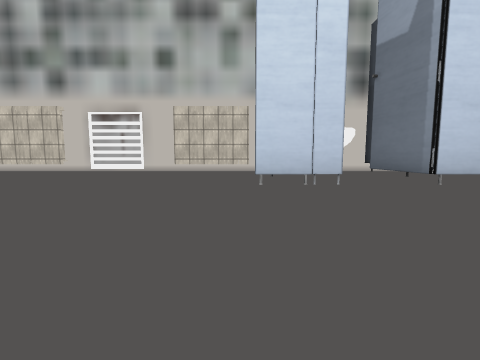
view 1 (above)

16 first-person views from a walk through a scene from a Unity 3-D project. The camera is 1.3 m above the floor, tilts 6° down and sees 85° across. The floor is counted in squares, 2.43 m on a side. Each view is taken from the middle of a square. On the plan, view 1 faces up. The plan holds only what a view shows up to about 9 squares ahead; the rest is blank. The place goes on beyond the plan. The player character is not drawn. Some surface patterns are stand-ins.

view 2
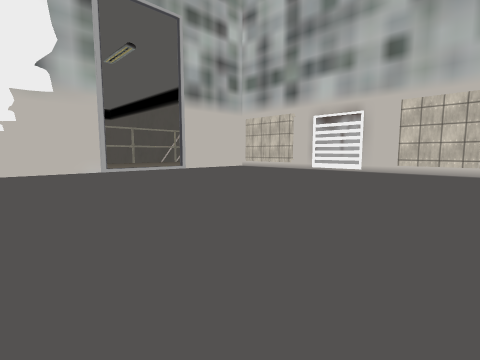

view 3
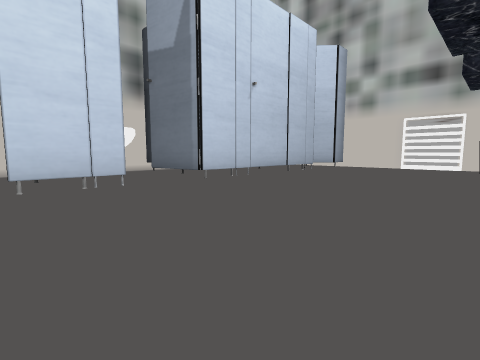

view 4
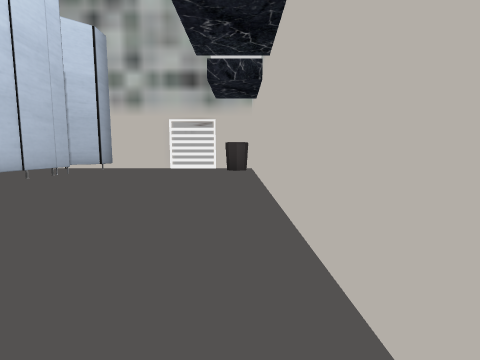

view 5
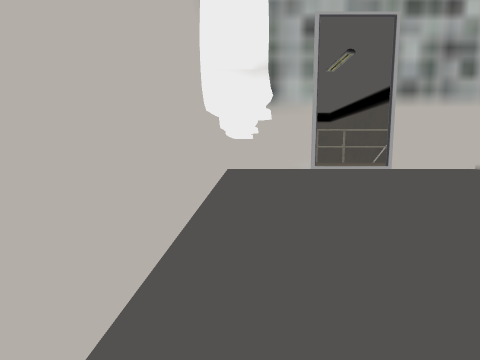

view 6
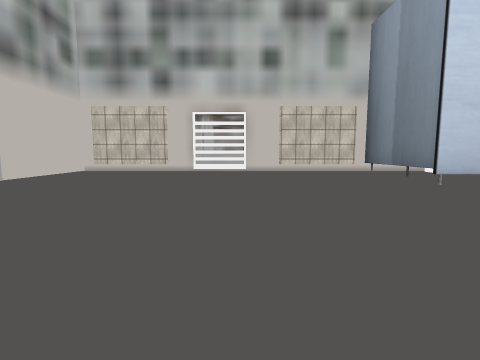

view 7
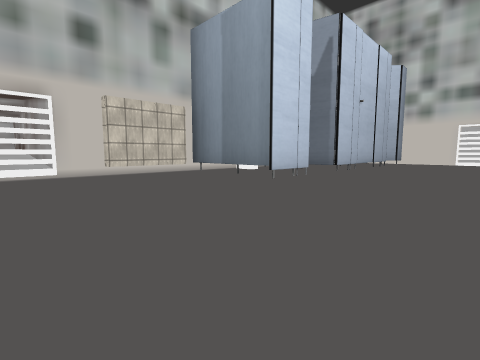

view 8
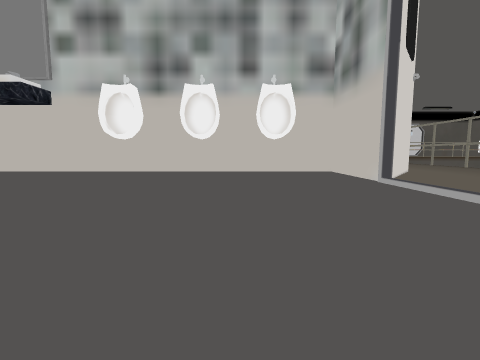

view 9
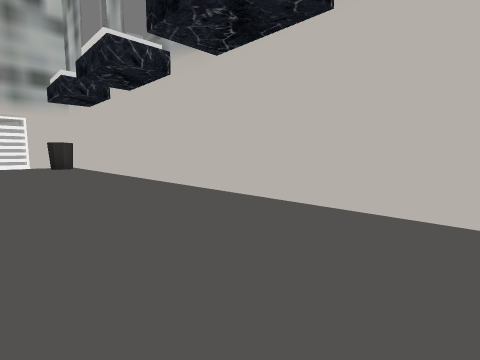

view 10
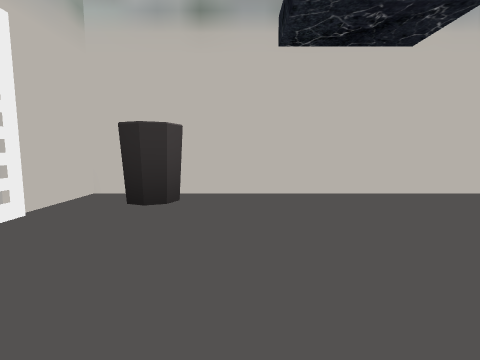

view 11
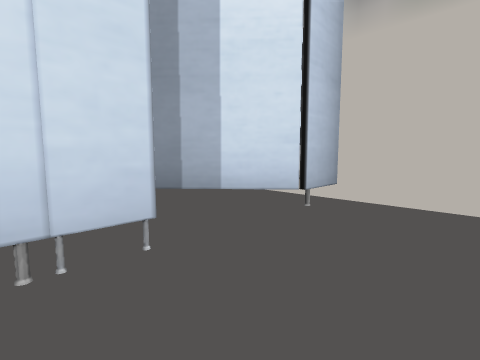

view 12
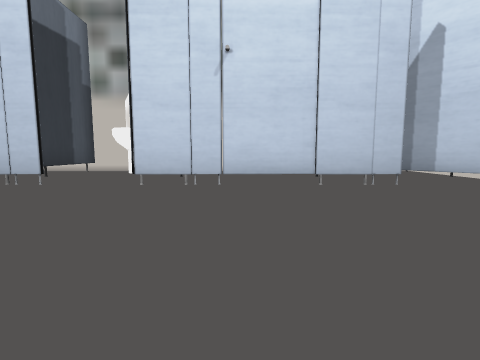

view 13
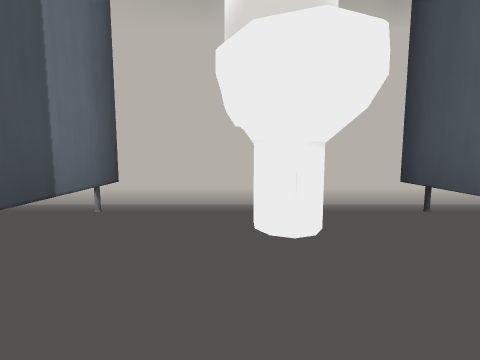

view 14
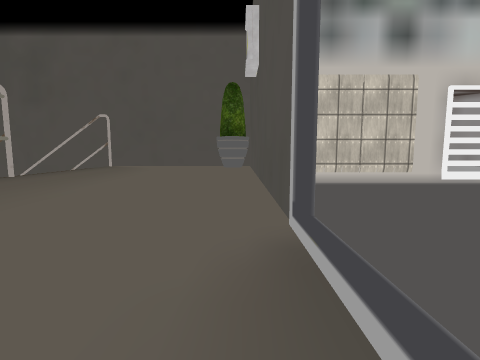

view 15
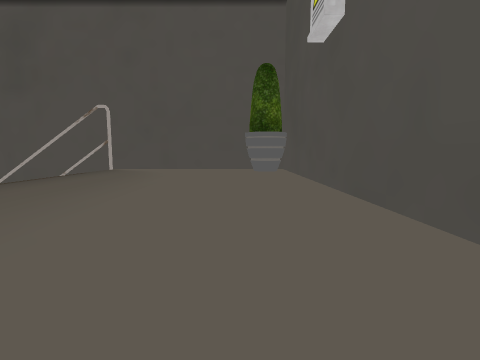

view 16
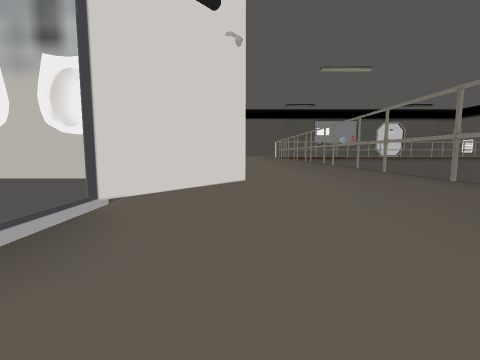

### Floor plan
Key: @ floor where view 1 was taken; # wall or solid block; . floor; = window, fence, low wall or low ledge; v drop or lower ground; O other object.
Columns run from 15 left of view 1 to 11 right of it. Each row starts with its distance up from view 1.
 14  #######
 13 vvv....O
 12   v....O
 11   v.....#
 10   v.....#
  9   v.....#  ##
  8   v....#OOO##OOO####
  7    ....#........#OO#
  6     ...#........#.##
  5      ..#........#.#### ###
  4      ................###.#
  3     .....................#
  2    ....#.................=
  1   v...##.................##
  0   v....#.......@........O#
 -1   v....###################
 -2   v....
 -3   v....
 -4   v...

Positions as (right, up) in squares from view 1, and headings:
1: (0, 0), facing up
2: (0, 0), facing up-left
3: (0, 0), facing up-right
4: (1, 0), facing right
5: (1, 0), facing left
6: (-3, 0), facing up
7: (-4, 1), facing up-right
8: (-5, 7), facing down
9: (-1, 2), facing down-right
10: (8, 3), facing down
11: (7, 3), facing up-right
12: (5, 0), facing up
13: (2, 5), facing up
14: (-8, 3), facing up
15: (-9, 5), facing up
16: (-9, 5), facing down
